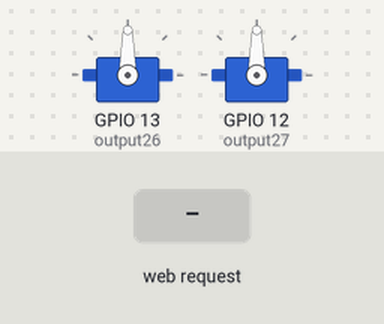
A sketch run on a simulated ESP32. Parts: 2 × servo. Inputs (shaded band) come from the test bench. WiFi joins after 1.5 s; servers stay silent unless stated; what the sketch prints to the serial monitor is not drawn.

Above: at 2.7 s.
2.8 s: HTTP request GET /26/on received
4.3 s: HTTP request GET /26/off received
At 11.9 s:
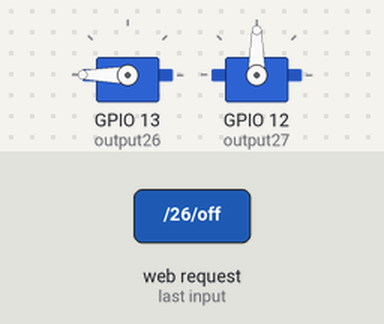
13.3 s: HTTP request GET /Available received
At 15.2 s:
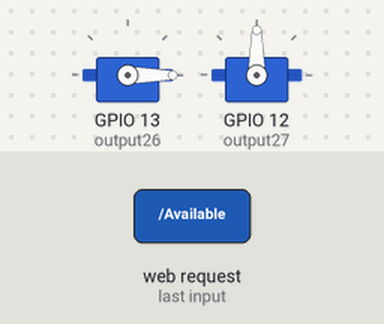
Timing chart, 0 to 16.7 s (numbered marks = the images above; inputs shaded):
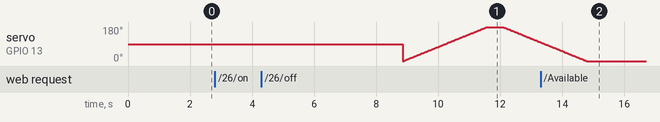

Measured:
- after the input at 2.8 s, every drawn part: stays the same

The sketch:

switchWithServo.ino
```cpp
#include <WiFi.h>
#include <Servo.h>
#include <SPI.h>
#include <RFID.h>


#define SS_PIN    21
#define RST_PIN   22
#define SIZE_BUFFER     18
#define MAX_SIZE_BLOCK  16
#define greenPin     12
#define redPin       32


RFID rfid(SS_PIN, RST_PIN);
int validCard[][5] = {
  {52, 131, 231, 246, 166},
  {145, 20, 209, 36, 112},
  {3, 94, 69, 144, 136}
};

int serNum[5];
bool isValid = false;

int pos;


Servo myservo,myservo1;

// Replace with your network credentials
const char* ssid = "UIU-STUDENT";
const char* password = "12345678";

// Set web server port number to 80
WiFiServer server(80);

// Variable to store the HTTP request
String header;

// Auxiliar variables to store the current output state
String output26State = "Available";
String output27State = "Available";

// Assign output variables to GPIO pins
const int output26 = 13;
const int output27 = 12;

// Current time
unsigned long currentTime = millis();
// Previous time
unsigned long previousTime = 0;
// Define timeout time in milliseconds (example: 2000ms = 2s)
const long timeoutTime = 2000;

void setup() {
  myservo.attach(output26);
  myservo1.attach(output27);
  Serial.begin(115200);
  SPI.begin();
  rfid.init();

  // Connect to Wi-Fi network with SSID and password
  Serial.print("Connecting to ");
  Serial.println(ssid);
  WiFi.begin(ssid, password);
  while (WiFi.status() != WL_CONNECTED) {
    delay(500);
    Serial.print(".");
  }
  // Print local IP address and start web server
  Serial.println("");
  Serial.println("WiFi connected.");
  Serial.println("IP address: ");
  Serial.println(WiFi.localIP());
  server.begin();
}

void loop() {
  WiFiClient client = server.available();   // Listen for incoming clients

  if (client) {                             // If a new client connects,
    currentTime = millis();
    previousTime = currentTime;
    Serial.println("New Client.");          // print a message out in the serial port
    String currentLine = "";                // make a String to hold incoming data from the client
    while (client.connected() && currentTime - previousTime <= timeoutTime) {  // loop while the client's connected
      currentTime = millis();
      if (client.available()) {             // if there's bytes to read from the client,
        char c = client.read();             // read a byte, then
        Serial.write(c);                    // print it out the serial monitor
        header += c;
        if (c == '\n') {                    // if the byte is a newline character
          // if the current line is blank, you got two newline characters in a row.
          // that's the end of the client HTTP request, so send a response:
          if (currentLine.length() == 0) {
            // HTTP headers always start with a response code (e.g. HTTP/1.1 200 OK)
            // and a content-type so the client knows what's coming, then a blank line:
            client.println("HTTP/1.1 200 OK");
            client.println("Content-type:text/html");
            client.println("Connection: close");
            client.println();

            Serial.println("Check RFID CARD : ");

            if (rfid.isCard()) {
              Serial.println("Tag detected");
              if (rfid.readCardSerial()) {

                for (int x = 0; x < sizeof(validCard); x++) {
                  for (int i = 0; i < sizeof(rfid.serNum); i++ ) {
                    if (rfid.serNum[i] != validCard[x][i]) {
                      isValid = false;
                      break;
                    }
                    else {
                      isValid = true;
                    }
                  }
                  if (isValid) break;
                }

              }

            }


            Serial.print("IS Valid : ");
            Serial.println(isValid);

            Serial.println("Verify Done");

            delay(3000);

            if (isValid) {
              // turns the GPIOs on and off
              if (header.indexOf("GET /26/on") >= 0) {
                //Serial.println("GPIO 26 on");
                output26State = "No Available";
                //digitalWrite(output26, HIGH);

                for (pos = 0; pos <= 180; pos += 1) { // goes from 0 degrees to 180 degrees
                  // in steps of 1 degree
                  myservo.write(pos);              // tell servo to go to position in variable 'pos'
                  delay(15);

                }

                delay(500);


                for (pos = 180; pos >= 0; pos -= 1) { // goes from 0 degrees to 180 degrees
                  // in steps of 1 degree
                  myservo.write(pos);              // tell servo to go to position in variable 'pos'
                  delay(15);

                }

                isValid = false;
              }

               else if (header.indexOf("GET /27/on") >= 0) {

                output27State = "No Available";


                for (pos = 0; pos <= 180; pos += 1) { // goes from 0 degrees to 180 degrees
                  // in steps of 1 degree
                  myservo1.write(pos);              // tell servo to go to position in variable 'pos'
                  delay(15);

                }

                delay(500);


                for (pos = 180; pos >= 0; pos -= 1) { // goes from 0 degrees to 180 degrees
                  // in steps of 1 degree
                  myservo1.write(pos);              // tell servo to go to position in variable 'pos'
                  delay(15);

                }

                isValid = false;
              }

            }


            else
            {
              if (header.indexOf("GET /26/off") >= 0) {
                //Serial.println("GPIO 26 off");
                output26State = "Available";
                for (pos = 0; pos <= 180; pos += 1) { // goes from 0 degrees to 180 degrees
                  // in steps of 1 degree
                  myservo.write(pos);              // tell servo to go to position in variable 'pos'
                  delay(15);

                }

                delay(500);


                for (pos = 180; pos >= 0; pos -= 1) { // goes from 0 degrees to 180 degrees
                  // in steps of 1 degree
                  myservo.write(pos);              // tell servo to go to position in variable 'pos'
                  delay(15);
                }

              }

              else if (header.indexOf("GET /27/off") >= 0) {

                output27State = "Available";
                for (pos = 0; pos <= 180; pos += 1) { // goes from 0 degrees to 180 degrees
                  // in steps of 1 degree
                  myservo1.write(pos);              // tell servo to go to position in variable 'pos'
                  delay(15);

                }

                delay(500);


                for (pos = 180; pos >= 0; pos -= 1) { // goes from 0 degrees to 180 degrees
                  // in steps of 1 degree
                  myservo1.write(pos);              // tell servo to go to position in variable 'pos'
                  delay(15);
                }

              }

            }


            /*else if (header.indexOf("GET /26/off") >= 0) {
              Serial.println("GPIO 26 off");
              output26State = "off";
              digitalWrite(output26, LOW);
              }*/

            /* else if (header.indexOf("GET /27/on") >= 0) {
               Serial.println("GPIO 27 on");
               output27State = "on";
               digitalWrite(output27, HIGH);
              }

              else if (header.indexOf("GET /27/off") >= 0) {
               Serial.println("GPIO 27 off");
               output27State = "off";
               digitalWrite(output27, LOW);
              }*/


            // Display the HTML web page
            client.println("<!DOCTYPE html><html>");
            client.println("<head><meta name=\"viewport\" content=\"width=device-width, initial-scale=1\">");
            client.println("<link rel=\"icon\" href=\"data:,\">");
            // CSS to style the on/off buttons
            // Feel free to change the background-color and font-size attributes to fit your preferences
            client.println("<style>html { font-family: Helvetica; display: inline-block; margin: 0px auto; text-align: center;}");
            client.println(".button { background-color: #4CAF50; border: none; color: white; padding: 16px 40px;");
            client.println("text-decoration: none; font-size: 30px; margin: 2px; cursor: pointer;}");
            client.println(".button2 {background-color: #555555;}</style></head>");

            // Web Page Heading
            client.println("<body><marquee><h3>As-Salamu Alaykum</h3></marquee>");
            client.println("<br><h1>WELCOME TO </h1><br>");
            client.println("<h2>UIU LIBARY</h2>");

            // Display current state, and ON/OFF buttons for GPIO 26
            client.println("<p>BOOK " + output26State + "</p>");
            // If the output26State is off, it displays the ON button
            if (output26State == "Available") {
              client.println("<p><a href=\"/26/on\"><button class=\"button\">OUT THE BOOK</button></a></p>");
            } else if(output26State == "No Available") {
              client.println("<p><a href=\"/26/off\"><button class=\"button button2\">IN THE BOOK</button></a></p>");
            }

            // Display current state, and ON/OFF buttons for GPIO 27
            client.println("<p>BOOK " + output27State + "</p>");
            // If the output27State is off, it displays the ON button
            if (output27State == "Available") {
              client.println("<p><a href=\"/27/on\"><button class=\"button\">OUT THE BOOK</button></a></p>");
            } else if(output27State == "No Available") {
              client.println("<p><a href=\"/27/off\"><button class=\"button button2\">IN THE BOOK</button></a></p>");
            }
            client.println("</body></html>");

            // The HTTP response ends with another blank line
            client.println();
            // Break out of the while loop
            break;
          } else { // if you got a newline, then clear currentLine
            currentLine = "";
          }
        }
      else if (c != '\r') {  // if you got anything else but a carriage return character,
        currentLine += c;      // add it to the end of the currentLine
      }
    }
  }
  // Clear the header variable
  header = "";
  // Close the connection
  client.stop();
  Serial.println("Client disconnected.");
  Serial.println("");
}
}
```
